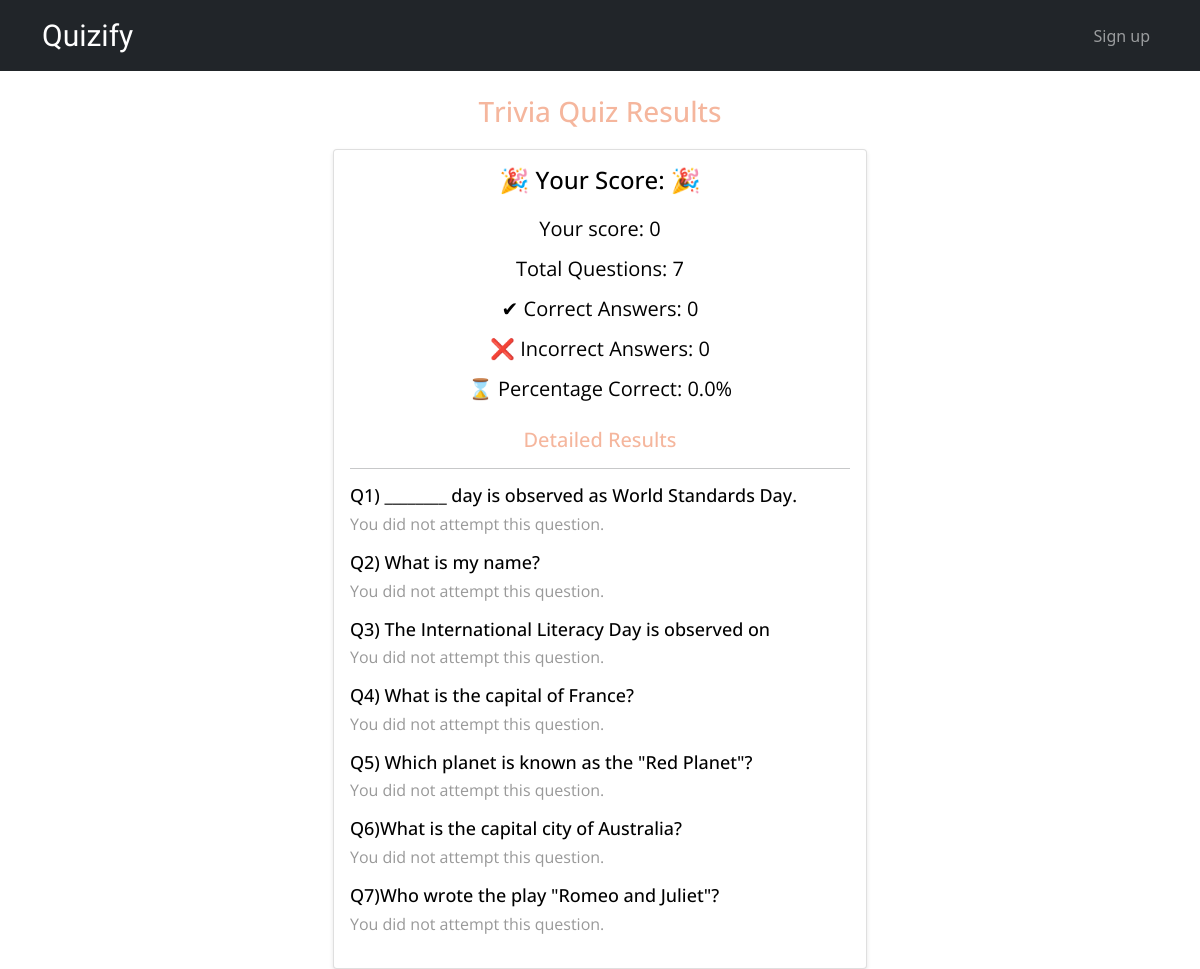
The app's page /results/1/ with its own data.
### quiz_app/models.py (models this page shows, shortened)
class Quiz(models.Model):
    title = models.CharField(max_length=100)
    created_by = models.ForeignKey(User, on_delete=models.CASCADE)
    image = models.ImageField(upload_to='quiz_images/', null=True, blank=True)  # Add ImageField with upload_to parameter

class Question(models.Model):
    quiz = models.ForeignKey(Quiz, on_delete=models.CASCADE)
    text = models.CharField(max_length=200)

### quiz_app/views.py (the view)
# urls.py: path('results/<int:quiz_id>/', views.results, name='results'),
def results(request, quiz_id):
    quiz = get_object_or_404(Quiz, pk=quiz_id)
    user_answers = request.session.get('user_answers', {})
    total_questions = quiz.question_set.count()
    correct_answers = 0
    incorrect_answers = 0
    detailed_results = []
    for question in quiz.question_set.all():
        user_answer = user_answers.get(str(question.id), None)
        if user_answer is not None:
            user_answer = int(user_answer)
            correct_choice_ids = list(question.choice_set.filter(is_correct=True).values_list('id', flat=True))
            correct_choices_text = list(Choice.objects.filter(id__in=correct_choice_ids).values_list('text', flat=True))
            if user_answer in correct_choice_ids:
                correct_answers += 1
                detailed_results.append({'question_text': question.text, 'user_answer': user_answer, 'correct': True})
            else:
                incorrect_answers += 1
                detailed_results.append({'question_text': question.text, 'user_answer': user_answer, 'correct': False, 'correct_answers_text': correct_choices_text})
        else:
            detailed_results.append({'question_text': question.text, 'user_answer': 'Not attempted', 'correct': False})
    if total_questions > 0:
        percentage_correct = (correct_answers / total_questions) * 100
    else:
        percentage_correct = 0
    context = {
        'quiz': quiz,
        'total_questions': total_questions,
        'correct_answers': correct_answers,
        'incorrect_answers': incorrect_answers,
        'percentage_correct': percentage_correct,
        'score': correct_answers,
        'detailed_results': detailed_results
    }
    return render(request, 'quiz_app/results.html', context)

### quiz_app/templates/quiz_app/results.html
{% extends "quiz_app/base.html" %}
{% block content %}
<div class="container">
    <h1 class="text-center" style="font-size: 28px; color: var(--dl-color-custom-accent1); margin-bottom: 20px;">{{ quiz.title }} Results</h1>
    <div class="row justify-content-center">
        <div class="col-md-6">
            <div class="card" style="box-shadow: 0 2px 4px rgba(0,0,0,0.1);">
                <div class="card-body">
                    <h2 class="text-center" style="font-size: 24px; color: black; margin-bottom: 20px;">&#127881; Your Score: &#127881;</h2>
                    <p class="text-center" style="font-size: 20px; color: black; margin-bottom: 10px;">Your score: {{ score }}</p>
                    <p class="text-center" style="font-size: 20px; color: black; margin-bottom: 10px;">Total Questions: {{ total_questions }}</p>
                    <p class="text-center" style="font-size: 20px; color: black; margin-bottom: 10px;">&#10004; Correct Answers: {{ correct_answers }}</p>
                    <p class="text-center" style="font-size: 20px; color: black; margin-bottom: 10px;">&#10060; Incorrect Answers: {{ incorrect_answers }}</p>
                    <p class="text-center" style="font-size: 20px; color: black; margin-bottom: 0;">&#8987; Percentage Correct: {{ percentage_correct }}%</p>
                    <div id="detailedResults" class="mt-4">
                        <h3 class="text-center" style="font-size: 20px; color: var(--dl-color-custom-accent1);">Detailed Results</h3>
                        <hr>
                        {% for result in detailed_results %}
                        <div class="question-result">
                            <h4 style="font-size: 18px; margin-bottom: 5px; color: black;">{{ result.question_text }}</h4>
                            {% if result.correct %}
                                <p style="color: green;">Your answer ({{ result.user_answer }}) was correct!</p>
                            {% elif result.user_answer == 'Not attempted' %}
                                <p style="color: #999;">You did not attempt this question.</p>
                            {% else %}
                                <p style="color: red;">Your answer ({{ result.user_answer }}) was incorrect. Correct answer(s): {{ result.correct_answers_text|join:", " }}</p>
                            {% endif %}
                        </div>
                        {% endfor %}
                    </div>
                </div>
            </div>
        </div>
    </div>
</div>
{% endblock %}

### quiz_app/static/quiz_app/styles.css (style rules this page uses)
:root { --dl-color-gray-500: #595959; --dl-color-gray-700: #999999; --dl-color-gray-900: #D9D9D9; --dl-size-size-large: 144px; --dl-size-size-small: 48px; --dl-color-danger-300: #A22020; --dl-color-danger-500: #BF2626; --dl-color-danger-700: #E14747; --dl-color-gray-black: #000000; --dl-color-gray-white: #FFFFFF; --dl-size-size-medium: 96px; --dl-size-size-xlarge: 192px; --dl-size-size-xsmall: 16px; --dl-space-space-unit: 16px; --dl-color-primary-100: #003EB3; --dl-color-primary-300: #0074F0; --dl-color-primary-500: #14A9FF; --dl-color-primary-700: #85DCFF; --dl-color-success-300: #199033; --dl-color-success-500: #32A94C; --dl-color-success-700: #4CC366; --dl-size-size-xxlarge: 288px; --dl-size-size-maxwidth: 1400px; --dl-radius-radius-round: 50%; --dl-color-custom-accent1: #F5B69D; --dl-space-space-halfunit: 8px; --dl-space-space-sixunits: 96px; --dl-space-space-twounits: 32px; --dl-color-custom-primary1: #BDE420; --dl-color-custom-primary2: #97B618; --dl-radius-radius-radius2: 2px; --dl-radius-radius-radius4: 4px; --dl-radius-radius-radius8: 8px; --dl-space-space-fiveunits: 80px; --dl-space-space-fourunits: 64px; --dl-space-space-threeunits: 48px; --dl-color-custom-secondary1: #222222; --dl-color-custom-neutral-dark: #161616; --dl-color-custom-neutral-light: #FFFFFF; --dl-space-space-oneandhalfunits: 24px; }

### quiz_app/templates/quiz_app/base.html (style rules this page uses)
body, p, h1, h2, h3, h4, h5, h6 { font-family: 'Open Sans', sans-serif; }

### records on screen
Quiz: title "Trivia Quiz"
Question: question_text "Q1) ________ day is observed as World Standards Day."
Question: question_text "Q2) What is my name?"
Question: question_text "Q3) The International Literacy Day is observed on"
Question: question_text "Q4) What is the capital of France?"
Question: question_text "Q5) Which planet is known as the \"Red Planet\"?"
Question: question_text "Q6)What is the capital city of Australia?"
Question: question_text "Q7)Who wrote the play \"Romeo and Juliet\"?"

### other values on screen
{{ score }} "0"
{{ total_questions }} "7"
{{ correct_answers }} "0"
{{ incorrect_answers }} "0"
{{ percentage_correct }} "0.0"
